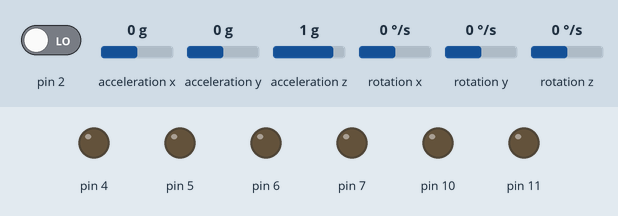
Bench run of a sketch on a simulated Arduino Uno, built with avr-gcc and run on an emulated ATmega328P. Shown: output pins drawn as LEDs (lit = HIGH). The test bench sets the inputs (shaded band); at power-on: pin 2 LOW, acceleration x 0 g, acceleration y 0 g, acceleration z 1 g, rotation x 0 °/s, rotation y 0 °/s, rotation z 0 °/s. The sensor or clock chip raises its interrupt line as the real part does; what the sketch prints to the serial monitor is not drawn.

Above: at 0.1 s.
At 0.6 s:
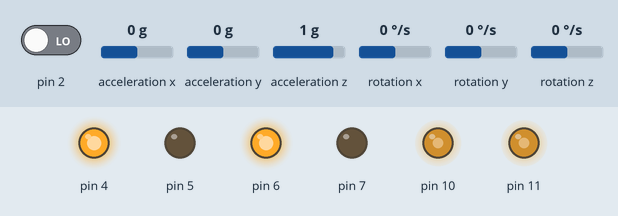
Timing chart, 0 to 2.1 s (numbered marks = the images above):
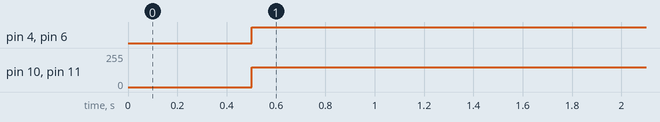

Measured:
- by itself, pin 4, pin 6: LOW → HIGH at 0.50 s
- by itself, pin 10, pin 11: 0/255 → 150/255 at 0.50 s

The sketch:

SelfBalancingRobot.ino
```cpp
#include <PID_v1.h>
#include "I2Cdev.h"
#include "MPU6050_6Axis_MotionApps20.h"

#if I2CDEV_IMPLEMENTATION == I2CDEV_ARDUINO_WIRE
 #include "Wire.h"
#endif

class LMotorController {
public:
    int ENA_PIN;
    int IN1_PIN;
    int IN2_PIN;
    int ENB_PIN;
    int IN3_PIN;
    int IN4_PIN;
    double motorSpeedFactorLeft;
    double motorSpeedFactorRight;

    LMotorController(int ena, int in1, int in2, int enb, int in3, int in4, double factorLeft, double factorRight) {
        ENA_PIN = ena;
        IN1_PIN = in1;
        IN2_PIN = in2;
        ENB_PIN = enb;
        IN3_PIN = in3;
        IN4_PIN = in4;
        motorSpeedFactorLeft = factorLeft;
        motorSpeedFactorRight = factorRight;

        pinMode(ENA_PIN, OUTPUT);
        pinMode(IN1_PIN, OUTPUT);
        pinMode(IN2_PIN, OUTPUT);
        pinMode(ENB_PIN, OUTPUT);
        pinMode(IN3_PIN, OUTPUT);
        pinMode(IN4_PIN, OUTPUT);
    }

    void move(double motorPower, int minAbsSpeed) {
        int motorSpeed = abs(motorPower);

        if (motorSpeed > 0 && motorSpeed < minAbsSpeed) {
            motorSpeed = minAbsSpeed;
        } else if (motorSpeed > 255) {
            motorSpeed = 255;
        }

        int leftMotorSpeed = motorSpeed * motorSpeedFactorLeft;
        int rightMotorSpeed = motorSpeed * motorSpeedFactorRight;

        leftMotorSpeed = constrain(leftMotorSpeed, 0, 150);
        rightMotorSpeed = constrain(rightMotorSpeed, 0, 150);

        if (motorPower > 0) {
            digitalWrite(IN1_PIN, LOW);
            digitalWrite(IN2_PIN, HIGH);
            digitalWrite(IN3_PIN, LOW);
            digitalWrite(IN4_PIN, HIGH);
        }
        else if (motorPower < 0) {
            digitalWrite(IN1_PIN, HIGH);
            digitalWrite(IN2_PIN, LOW);
            digitalWrite(IN3_PIN, HIGH);
            digitalWrite(IN4_PIN, LOW);
        }
        else {
            digitalWrite(IN1_PIN, LOW);
            digitalWrite(IN2_PIN, LOW);
            digitalWrite(IN3_PIN, LOW);
            digitalWrite(IN4_PIN, LOW);
            leftMotorSpeed = 0;
            rightMotorSpeed = 0;
        }

        analogWrite(ENA_PIN, leftMotorSpeed);
        analogWrite(ENB_PIN, rightMotorSpeed);
    }
};

MPU6050 mpu;

bool dmpReady = false;
uint8_t mpuIntStatus;
uint8_t devStatus;
uint16_t packetSize;
uint16_t fifoCount;
uint8_t fifoBuffer[64];

Quaternion q;
VectorFloat gravity;
float ypr[3];

double originalSetpoint = 182.90;
double setpoint = originalSetpoint;
double input, output;

double Kp = 100;
double Ki = 30;
double Kd = 10;

PID pid(&input, &output, &setpoint, Kp, Ki, Kd, DIRECT);

double movementOffset = 0.0;

#define MIN_ABS_SPEED 20

double motorSpeedFactorLeft = 1.0;
double motorSpeedFactorRight = 1.0;

int ENA = 11;
int IN1 = 7;
int IN2 = 6;
int ENB = 10;
int IN3 = 5;
int IN4 = 4;

LMotorController motorController(ENA, IN1, IN2, ENB, IN3, IN4, motorSpeedFactorLeft, motorSpeedFactorRight);

volatile bool mpuInterrupt = false;
void dmpDataReady() {
  mpuInterrupt = true;
}

void setup() {
#if I2CDEV_IMPLEMENTATION == I2CDEV_ARDUINO_WIRE
    Wire.begin();
    TWBR = 24;
#endif

  Serial.begin(115200);
  while (!Serial);

  mpu.initialize();

  Serial.println(mpu.testConnection() ? F("MPU6050 connection successful") : F("MPU6050 connection failed"));

  devStatus = mpu.dmpInitialize();

  mpu.setXGyroOffset(0);
  mpu.setYGyroOffset(0);
  mpu.setZGyroOffset(0);
  mpu.setZAccelOffset(0);

  if (devStatus == 0) {
    mpu.setDMPEnabled(true);

    attachInterrupt(0, dmpDataReady, RISING);
    mpuIntStatus = mpu.getIntStatus();

    dmpReady = true;

    packetSize = mpu.dmpGetFIFOPacketSize();

    pid.SetMode(AUTOMATIC);
    pid.SetSampleTime(10);
    pid.SetOutputLimits(-255, 255);
  } else {
    Serial.print(F("DMP Initialization failed (code "));
    Serial.print(devStatus);
    Serial.println(F(")"));
    while(true);
  }
}

void loop() {
  if (!dmpReady) return;

  while (!mpuInterrupt && fifoCount < packetSize) {
    pid.Compute();
    motorController.move(output, MIN_ABS_SPEED);
  }

  mpuInterrupt = false;
  mpuIntStatus = mpu.getIntStatus();

  fifoCount = mpu.getFIFOCount();

  if ((mpuIntStatus & 0x10) || fifoCount == 1024) {
    mpu.resetFIFO();
    Serial.println(F("FIFO overflow!"));
  }
  else if (mpuIntStatus & 0x02) {
    while (fifoCount < packetSize) fifoCount = mpu.getFIFOCount();

    mpu.getFIFOBytes(fifoBuffer, packetSize);

    fifoCount -= packetSize;

    mpu.dmpGetQuaternion(&q, fifoBuffer);
    mpu.dmpGetGravity(&gravity, &q);
    mpu.dmpGetYawPitchRoll(ypr, &q, &gravity);

    input = ypr[1] * 180/M_PI + 180;

    setpoint = originalSetpoint + movementOffset;

    Serial.print("Input: ");
    Serial.print(input);
    Serial.print("\tSetpoint: ");
    Serial.print(setpoint);
    Serial.print("\tOutput: ");
    Serial.println(output);
  }
}
```
